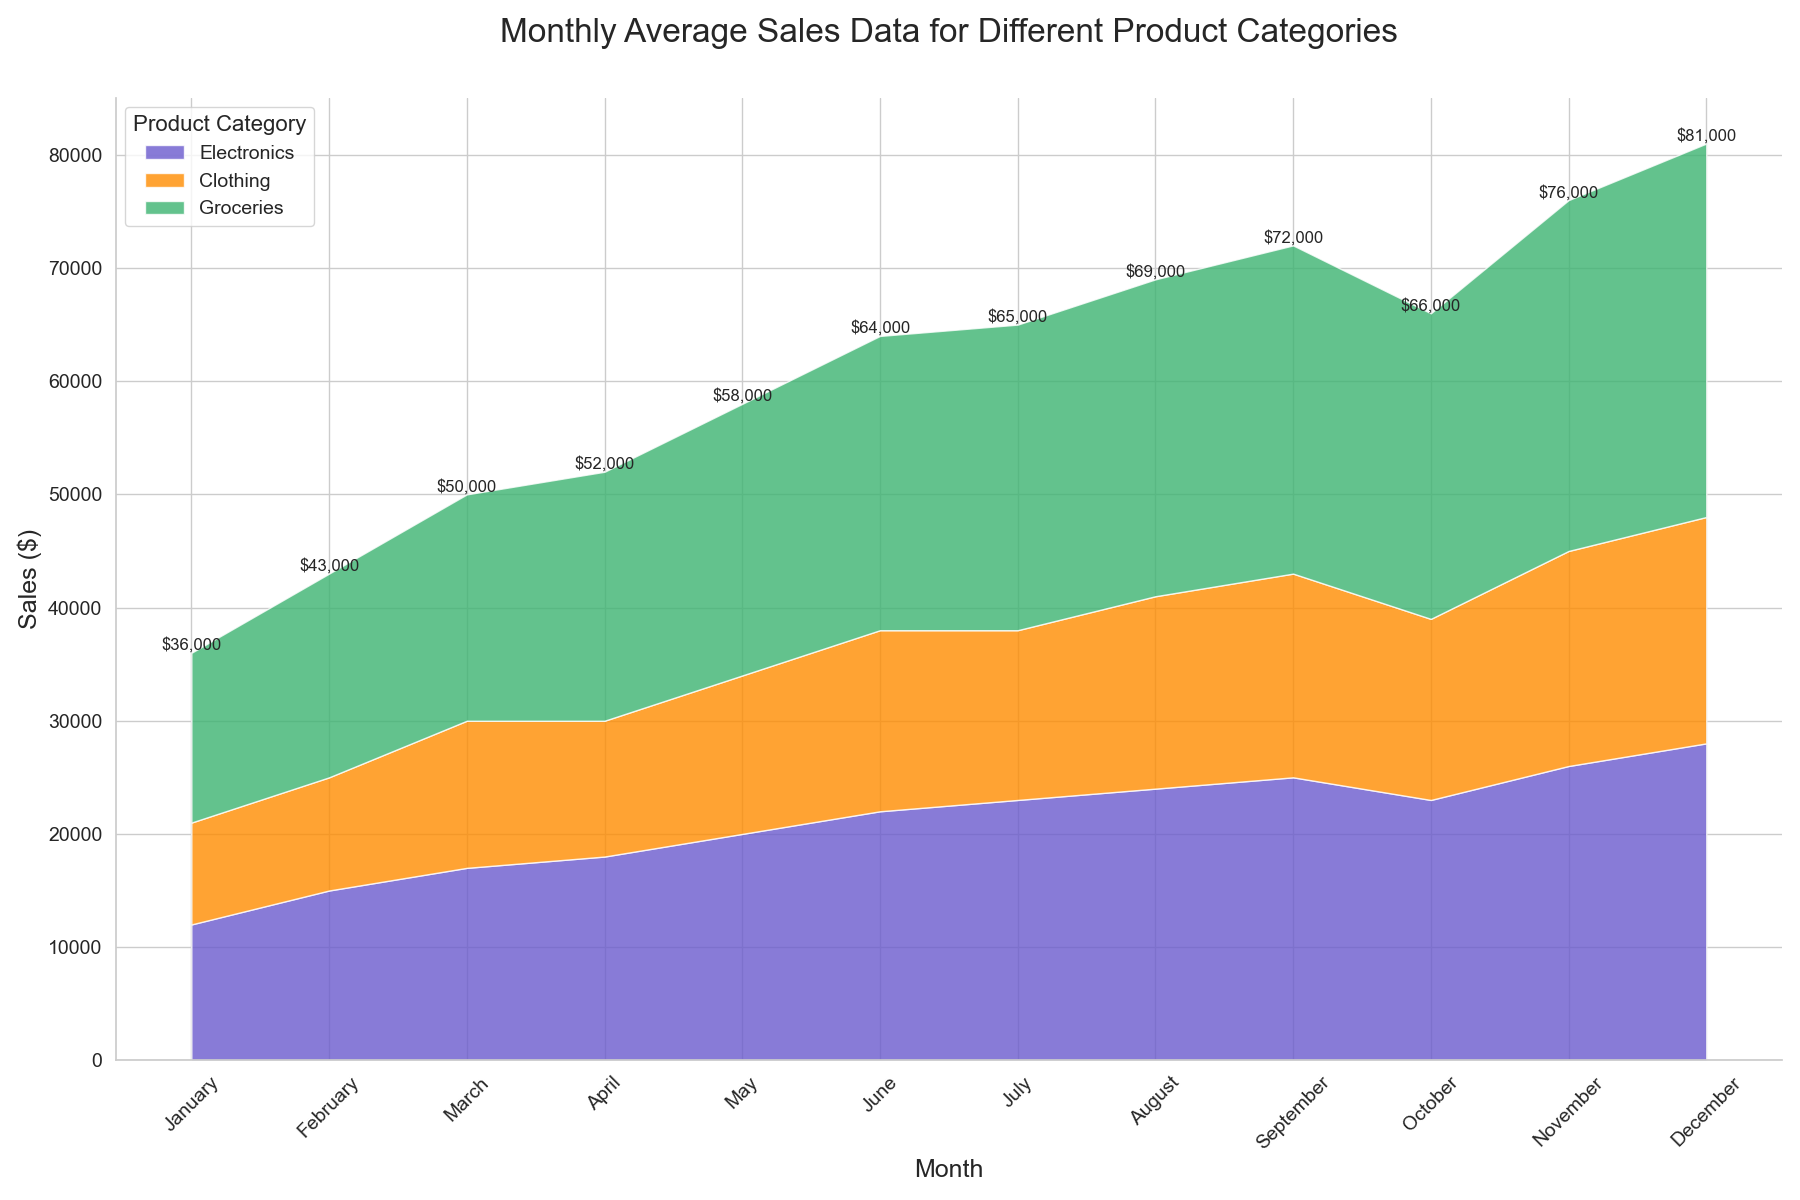

This figure's Python source:

import pandas as pd
import matplotlib.pyplot as plt

# Define the dataset
data = {
    'Month': ['January', 'February', 'March', 'April', 'May', 'June',
              'July', 'August', 'September', 'October', 'November', 'December'],
    'Electronics': [12000, 15000, 17000, 18000, 20000, 22000, 23000, 24000, 25000, 23000, 26000, 28000],
    'Clothing': [9000, 10000, 13000, 12000, 14000, 16000, 15000, 17000, 18000, 16000, 19000, 20000],
    'Groceries': [15000, 18000, 20000, 22000, 24000, 26000, 27000, 28000, 29000, 27000, 31000, 33000]
}

# Create a DataFrame
df = pd.DataFrame(data)

# Data preparation for stacked area chart
df_melted = df.melt('Month', var_name='Category', value_name='Sales')

# Transformation of 'Month' to categorical type for proper ordering
df_melted['Month'] = pd.Categorical(df_melted['Month'],
                                    categories=data['Month'],
                                    ordered=True)

# Plotting
plt.figure(figsize=(18, 12))

# Colors for categories
colors = ["#6A5ACD", "#FF8C00", "#3CB371"]

# Stackplot
plt.stackplot(df['Month'], df.iloc[:, 1:].values.T, labels=df.columns[1:], colors=colors, alpha=0.8)

# Beautifying the plot
plt.title('Monthly Average Sales Data for Different Product Categories', fontsize=24, pad=40)
plt.ylabel('Sales ($)', fontsize=18)
plt.xlabel('Month', fontsize=18)
plt.xticks(rotation=45, fontsize=14)
plt.yticks(fontsize=14)
plt.legend(title='Product Category', loc='upper left', fontsize=14, title_fontsize=16)

# Annotation
for i, row in df.iterrows():
    total_sales = row['Electronics'] + row['Clothing'] + row['Groceries']
    plt.text(row['Month'], total_sales, f'${total_sales:,}', ha='center', va='bottom', fontsize=12)

# Remove top and right borders
plt.gca().spines['top'].set_visible(False)
plt.gca().spines['right'].set_visible(False)

# Show the plot
plt.tight_layout()
plt.show()
